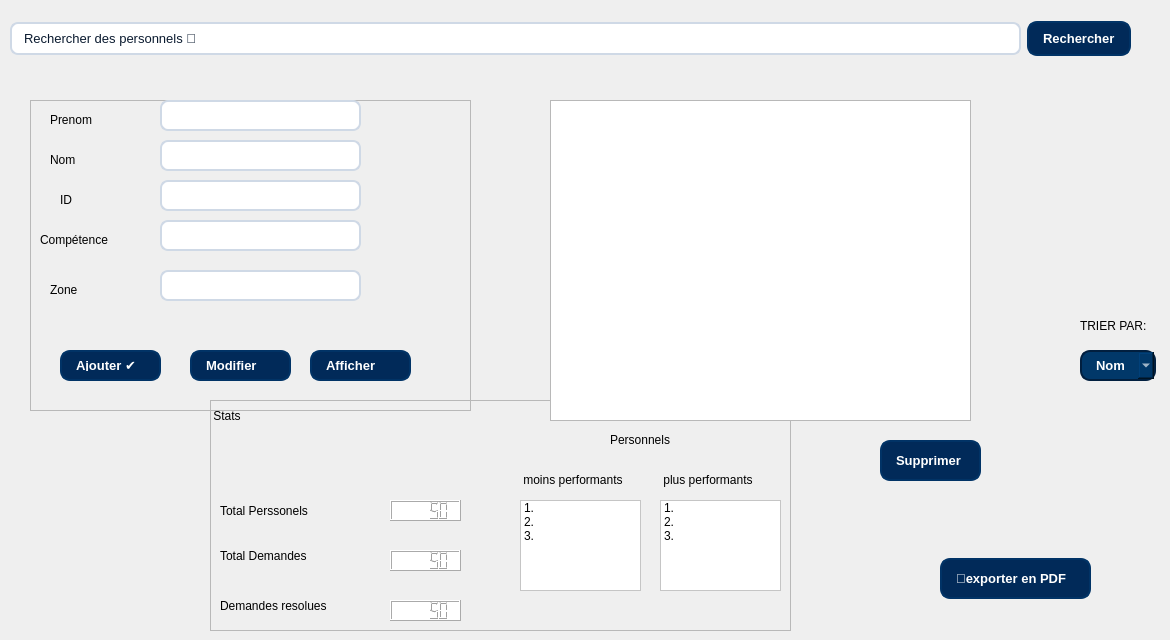
      <widget class="QWidget" name="page_14">
       <widget class="QWidget" name="horizontalLayoutWidget_10">
        <property name="geometry">
         <rect>
          <x>10</x>
          <y>0</y>
          <width>1121</width>
          <height>77</height>
         </rect>
        </property>
        <layout class="QHBoxLayout" name="horizontalLayout_10">
         <item>
          <widget class="QLineEdit" name="lineEdit_19">
           <property name="styleSheet">
            <string notr="true">QLineEdit {
    background-color: #ffffff;
    border: 1.5px solid #cfd9e6;
    border-radius: 8px;
    padding: 6px 10px;
    font-size: 13px;
    color: #0a1a2f;
    selection-background-color: #c7e0ff;
    selection-color: #000000;
}

/* Focused (when user clicks or types) */
QLineEdit:focus {
    border: 2px solid #0078d7;          /* Modern blue accent */
    background-color: #ffffff;
    outline: none;
}

/* Hover effect */
QLineEdit:hover {
    border: 1.5px solid #9bbadf;
}

/* Disabled (grayed-out field) */
QLineEdit:disabled {
    background-color: #f0f3f6;
    color: #8c8c8c;
    border: 1px solid #d0d6df;
}

/* Placeholder text style */
QLineEdit::placeholder {
    color: #a0a9b8;
    font-style: italic;
}

/* Optional subtle shadow for depth */
QLineEdit {
    box-shadow: 0 0 3px rgba(0, 0, 0, 0.1);
}</string>
           </property>
           <property name="text">
            <string>Rechercher des personnels 🔎</string>
           </property>
          </widget>
         </item>
         <item>
          <widget class="QPushButton" name="pushButton_40">
           <property name="styleSheet">
            <string notr="true">/* ==== BUTTONS STYLE ==== */
QPushButton {
    background-color: #012a59;
    color: #ffffff;
    border: 2px solid #013366;
    border-radius: 10px;
    padding: 8px 14px;
    font-size: 13px;
    font-weight: 500;
    text-align: left;
    transition: all 0.3s ease-in-out;
}

QPushButton:hover {
    background-color: #024b8a;
    border-color: #025aa5;
}

QPushButton:pressed {
    background-color: #013869;
    border-color: #011f3f;
}
</string>
           </property>
           <property name="text">
            <string>Rechercher</string>
           </property>
          </widget>
         </item>
        </layout>
       </widget>
       <widget class="QFrame" name="frame_3">
        <property name="geometry">
         <rect>
          <x>30</x>
          <y>100</y>
          <width>441</width>
          <height>311</height>
         </rect>
        </property>
        <property name="styleSheet">
         <string notr="true">/* Form Box */
.form-fiche {
    flex: 1; /* Takes 1/3 of the container width */
    background-color: #f4f7fb; /* Light background for contrast */
    padding: 25px 20px; /* Inner spacing */
    border-radius: 12px; /* Rounded corners */
    box-shadow: 0 4px 12px rgba(0, 0, 0, 0.1); /* Soft shadow for depth */
    transition: transform 0.2s ease, box-shadow 0.2s ease;
}

.form-fiche:hover {
    transform: translateY(-2px); /* Slight lift on hover */
    box-shadow: 0 6px 15px rgba(0, 0, 0, 0.15); /* Stronger shadow */
}

.form-fiche h3 {
    margin-top: 0;
    margin-bottom: 20px;
    font-size: 20px;
    font-weight: 600;
    color: #003366;
}

.form-fiche label {
    display: block;
    font-weight: 500;
    margin-bottom: 6px;
    color: #003366;
}

.form-fiche input {
    width: 100%;
    padding: 10px;
    margin-bottom: 15px;
    border: 1px solid #003366;
    border-radius: 8px;
    background-color: #e6f7ff;
    font-size: 14px;
    transition: border 0.2s ease, box-shadow 0.2s ease;
}

.form-fiche input:focus {
    border-color: #0d3273;
    box-shadow: 0 0 5px rgba(13, 50, 115, 0.5);
    outline: none;
}

.form-fiche button {
    width: 32%;
    margin-right: 5%;
    padding: 10px;
    border: none;
    border-radius: 8px;
    background-color: #0d3273;
    color: white;
    font-weight: 500;
    cursor: pointer;
    transition: background-color 0.2s ease, transform 0.2s ease;
}

.form-fiche button:hover {
    background-color: #004080;
    transform: translateY(-1px);
}

.form-fiche small {
    display: block;
    margin-top: 8px;
    font-size: 12px;
    color: #555;
}</string>
        </property>
        <property name="frameShape">
         <enum>QFrame::Shape::StyledPanel</enum>
        </property>
        <property name="frameShadow">
         <enum>QFrame::Shadow::Raised</enum>
        </property>
        <widget class="QPushButton" name="ajouterperso">
         <property name="geometry">
          <rect>
           <x>30</x>
           <y>250</y>
           <width>101</width>
           <height>31</height>
          </rect>
         </property>
         <property name="styleSheet">
          <string notr="true">/* ==== BUTTONS STYLE ==== */
QPushButton {
    background-color: #012a59;
    color: #ffffff;
    border: 2px solid #013366;
    border-radius: 10px;
    padding: 8px 14px;
    font-size: 13px;
    font-weight: 500;
    text-align: left;
    transition: all 0.3s ease-in-out;
}

QPushButton:hover {
    background-color: #024b8a;
    border-color: #025aa5;
}

QPushButton:pressed {
    background-color: #013869;
    border-color: #011f3f;
}
</string>
         </property>
         <property name="text">
          <string>Ajouter ✔️</string>
         </property>
        </widget>
        <widget class="QPushButton" name="Modifierperso">
         <property name="geometry">
          <rect>
           <x>160</x>
           <y>250</y>
           <width>101</width>
           <height>31</height>
          </rect>
         </property>
         <property name="styleSheet">
          <string notr="true">/* ==== BUTTONS STYLE ==== */
QPushButton {
    background-color: #012a59;
    color: #ffffff;
    border: 2px solid #013366;
    border-radius: 10px;
    padding: 8px 14px;
    font-size: 13px;
    font-weight: 500;
    text-align: left;
    transition: all 0.3s ease-in-out;
}

QPushButton:hover {
    background-color: #024b8a;
    border-color: #025aa5;
}

QPushButton:pressed {
    background-color: #013869;
    border-color: #011f3f;
}
</string>
         </property>
         <property name="text">
          <string>Modifier </string>
         </property>
        </widget>
        <widget class="QPushButton" name="Modifierperso_2">
         <property name="geometry">
          <rect>
           <x>280</x>
           <y>250</y>
           <width>101</width>
           <height>31</height>
          </rect>
         </property>
         <property name="styleSheet">
          <string notr="true">/* ==== BUTTONS STYLE ==== */
QPushButton {
    background-color: #012a59;
    color: #ffffff;
    border: 2px solid #013366;
    border-radius: 10px;
    padding: 8px 14px;
    font-size: 13px;
    font-weight: 500;
    text-align: left;
    transition: all 0.3s ease-in-out;
}

QPushButton:hover {
    background-color: #024b8a;
    border-color: #025aa5;
}

QPushButton:pressed {
    background-color: #013869;
    border-color: #011f3f;
}
</string>
         </property>
         <property name="text">
          <string>Afficher</string>
         </property>
        </widget>
        <widget class="QLineEdit" name="Zone">
         <property name="geometry">
          <rect>
           <x>130</x>
           <y>170</y>
           <width>201</width>
           <height>31</height>
          </rect>
         </property>
         <property name="styleSheet">
          <string notr="true">QLineEdit {
    background-color: #ffffff;
    border: 1.5px solid #cfd9e6;
    border-radius: 8px;
    padding: 6px 10px;
    font-size: 13px;
    color: #0a1a2f;
    selection-background-color: #c7e0ff;
    selection-color: #000000;
}

/* Focused (when user clicks or types) */
QLineEdit:focus {
    border: 2px solid #0078d7;          /* Modern blue accent */
    background-color: #ffffff;
    outline: none;
}

/* Hover effect */
QLineEdit:hover {
    border: 1.5px solid #9bbadf;
}

/* Disabled (grayed-out field) */
QLineEdit:disabled {
    background-color: #f0f3f6;
    color: #8c8c8c;
    border: 1px solid #d0d6df;
}

/* Placeholder text style */
QLineEdit::placeholder {
    color: #a0a9b8;
    font-style: italic;
}

/* Optional subtle shadow for depth */
QLineEdit {
    box-shadow: 0 0 3px rgba(0, 0, 0, 0.1);
}</string>
         </property>
        </widget>
        <widget class="QLabel" name="label_17">
         <property name="geometry">
          <rect>
           <x>20</x>
           <y>180</y>
           <width>63</width>
           <height>20</height>
          </rect>
         </property>
         <property name="styleSheet">
          <string notr="true">font: 10pt &quot;Segoe UI&quot;;</string>
         </property>
         <property name="text">
          <string>Zone</string>
         </property>
        </widget>
        <widget class="QLineEdit" name="competence">
         <property name="geometry">
          <rect>
           <x>130</x>
           <y>120</y>
           <width>201</width>
           <height>31</height>
          </rect>
         </property>
         <property name="styleSheet">
          <string notr="true">QLineEdit {
    background-color: #ffffff;
    border: 1.5px solid #cfd9e6;
    border-radius: 8px;
    padding: 6px 10px;
    font-size: 13px;
    color: #0a1a2f;
    selection-background-color: #c7e0ff;
    selection-color: #000000;
}

/* Focused (when user clicks or types) */
QLineEdit:focus {
    border: 2px solid #0078d7;          /* Modern blue accent */
    background-color: #ffffff;
    outline: none;
}

/* Hover effect */
QLineEdit:hover {
    border: 1.5px solid #9bbadf;
}

/* Disabled (grayed-out field) */
QLineEdit:disabled {
    background-color: #f0f3f6;
    color: #8c8c8c;
    border: 1px solid #d0d6df;
}

/* Placeholder text style */
QLineEdit::placeholder {
    color: #a0a9b8;
    font-style: italic;
}

/* Optional subtle shadow for depth */
QLineEdit {
    box-shadow: 0 0 3px rgba(0, 0, 0, 0.1);
}</string>
         </property>
        </widget>
        <widget class="QLabel" name="label_16">
         <property name="geometry">
          <rect>
           <x>10</x>
           <y>130</y>
           <width>101</width>
           <height>20</height>
          </rect>
         </property>
         <property name="styleSheet">
          <string notr="true">font: 10pt &quot;Segoe UI&quot;;</string>
         </property>
         <property name="text">
          <string>Compétence</string>
         </property>
        </widget>
        <widget class="QLineEdit" name="ID">
         <property name="geometry">
          <rect>
           <x>130</x>
           <y>80</y>
           <width>201</width>
           <height>31</height>
          </rect>
         </property>
         <property name="styleSheet">
          <string notr="true">QLineEdit {
    background-color: #ffffff;
    border: 1.5px solid #cfd9e6;
    border-radius: 8px;
    padding: 6px 10px;
    font-size: 13px;
    color: #0a1a2f;
    selection-background-color: #c7e0ff;
    selection-color: #000000;
}

/* Focused (when user clicks or types) */
QLineEdit:focus {
    border: 2px solid #0078d7;          /* Modern blue accent */
    background-color: #ffffff;
    outline: none;
}

/* Hover effect */
QLineEdit:hover {
    border: 1.5px solid #9bbadf;
}

/* Disabled (grayed-out field) */
QLineEdit:disabled {
    background-color: #f0f3f6;
    color: #8c8c8c;
    border: 1px solid #d0d6df;
}

/* Placeholder text style */
QLineEdit::placeholder {
    color: #a0a9b8;
    font-style: italic;
}

/* Optional subtle shadow for depth */
QLineEdit {
    box-shadow: 0 0 3px rgba(0, 0, 0, 0.1);
}</string>
         </property>
        </widget>
        <widget class="QLabel" name="label_15">
         <property name="geometry">
          <rect>
           <x>30</x>
           <y>90</y>
           <width>63</width>
           <height>20</height>
          </rect>
         </property>
         <property name="styleSheet">
          <string notr="true">font: 10pt &quot;Segoe UI&quot;;</string>
         </property>
         <property name="text">
          <string>ID</string>
         </property>
        </widget>
        <widget class="QLineEdit" name="Nom">
         <property name="geometry">
          <rect>
           <x>130</x>
           <y>40</y>
           <width>201</width>
           <height>31</height>
          </rect>
         </property>
         <property name="styleSheet">
          <string notr="true">QLineEdit {
    background-color: #ffffff;
    border: 1.5px solid #cfd9e6;
    border-radius: 8px;
    padding: 6px 10px;
    font-size: 13px;
    color: #0a1a2f;
    selection-background-color: #c7e0ff;
    selection-color: #000000;
}

/* Focused (when user clicks or types) */
QLineEdit:focus {
    border: 2px solid #0078d7;          /* Modern blue accent */
    background-color: #ffffff;
    outline: none;
}

/* Hover effect */
QLineEdit:hover {
    border: 1.5px solid #9bbadf;
}

/* Disabled (grayed-out field) */
QLineEdit:disabled {
    background-color: #f0f3f6;
    color: #8c8c8c;
    border: 1px solid #d0d6df;
}

/* Placeholder text style */
QLineEdit::placeholder {
    color: #a0a9b8;
    font-style: italic;
}

/* Optional subtle shadow for depth */
QLineEdit {
    box-shadow: 0 0 3px rgba(0, 0, 0, 0.1);
}</string>
         </property>
        </widget>
        <widget class="QLabel" name="label_14">
         <property name="geometry">
          <rect>
           <x>20</x>
           <y>50</y>
           <width>63</width>
           <height>20</height>
          </rect>
         </property>
         <property name="styleSheet">
          <string notr="true">font: 10pt &quot;Segoe UI&quot;;</string>
         </property>
         <property name="text">
          <string>Nom</string>
         </property>
        </widget>
        <widget class="QLineEdit" name="prenom">
         <property name="geometry">
          <rect>
           <x>130</x>
           <y>0</y>
           <width>201</width>
           <height>31</height>
          </rect>
         </property>
         <property name="styleSheet">
          <string notr="true">QLineEdit {
    background-color: #ffffff;
    border: 1.5px solid #cfd9e6;
    border-radius: 8px;
    padding: 6px 10px;
    font-size: 13px;
    color: #0a1a2f;
    selection-background-color: #c7e0ff;
    selection-color: #000000;
}

/* Focused (when user clicks or types) */
QLineEdit:focus {
    border: 2px solid #0078d7;          /* Modern blue accent */
    background-color: #ffffff;
    outline: none;
}

/* Hover effect */
QLineEdit:hover {
    border: 1.5px solid #9bbadf;
}

/* Disabled (grayed-out field) */
QLineEdit:disabled {
    background-color: #f0f3f6;
    color: #8c8c8c;
    border: 1px solid #d0d6df;
}

/* Placeholder text style */
QLineEdit::placeholder {
    color: #a0a9b8;
    font-style: italic;
}

/* Optional subtle shadow for depth */
QLineEdit {
    box-shadow: 0 0 3px rgba(0, 0, 0, 0.1);
}</string>
         </property>
        </widget>
        <widget class="QLabel" name="label_131">
         <property name="geometry">
          <rect>
           <x>20</x>
           <y>10</y>
           <width>63</width>
           <height>20</height>
          </rect>
         </property>
         <property name="styleSheet">
          <string notr="true">font: 10pt &quot;Segoe UI&quot;;</string>
         </property>
         <property name="text">
          <string>Prenom</string>
         </property>
        </widget>
       </widget>
       <widget class="QFrame" name="frame_4">
        <property name="geometry">
         <rect>
          <x>210</x>
          <y>400</y>
          <width>581</width>
          <height>231</height>
         </rect>
        </property>
        <property name="styleSheet">
         <string notr="true">/* Form Box */
.form-fiche {
    flex: 1; /* Takes 1/3 of the container width */
    background-color: #f4f7fb; /* Light background for contrast */
    padding: 25px 20px; /* Inner spacing */
    border-radius: 12px; /* Rounded corners */
    box-shadow: 0 4px 12px rgba(0, 0, 0, 0.1); /* Soft shadow for depth */
    transition: transform 0.2s ease, box-shadow 0.2s ease;
}

.form-fiche:hover {
    transform: translateY(-2px); /* Slight lift on hover */
    box-shadow: 0 6px 15px rgba(0, 0, 0, 0.15); /* Stronger shadow */
}

.form-fiche h3 {
    margin-top: 0;
    margin-bottom: 20px;
    font-size: 20px;
    font-weight: 600;
    color: #003366;
}

.form-fiche label {
    display: block;
    font-weight: 500;
    margin-bottom: 6px;
    color: #003366;
}

.form-fiche input {
    width: 100%;
    padding: 10px;
    margin-bottom: 15px;
    border: 1px solid #003366;
    border-radius: 8px;
    background-color: #e6f7ff;
    font-size: 14px;
    transition: border 0.2s ease, box-shadow 0.2s ease;
}

.form-fiche input:focus {
    border-color: #0d3273;
    box-shadow: 0 0 5px rgba(13, 50, 115, 0.5);
    outline: none;
}

.form-fiche button {
    width: 32%;
    margin-right: 5%;
    padding: 10px;
    border: none;
    border-radius: 8px;
    background-color: #0d3273;
    color: white;
    font-weight: 500;
    cursor: pointer;
    transition: background-color 0.2s ease, transform 0.2s ease;
}

.form-fiche button:hover {
    background-color: #004080;
    transform: translateY(-1px);
}

.form-fiche small {
    display: block;
    margin-top: 8px;
    font-size: 12px;
    color: #555;
}</string>
        </property>
        <property name="frameShape">
         <enum>QFrame::Shape::StyledPanel</enum>
        </property>
        <property name="frameShadow">
         <enum>QFrame::Shadow::Raised</enum>
        </property>
        <widget class="QLCDNumber" name="lcdNumber_16">
         <property name="geometry">
          <rect>
           <x>180</x>
           <y>100</y>
           <width>71</width>
           <height>21</height>
          </rect>
         </property>
         <property name="styleSheet">
          <string notr="true">background-color: rgb(255, 255, 255);</string>
         </property>
         <property name="intValue" stdset="0">
          <number>50</number>
         </property>
        </widget>
        <widget class="QLabel" name="label_59">
         <property name="geometry">
          <rect>
           <x>10</x>
           <y>140</y>
           <width>211</width>
           <height>31</height>
          </rect>
         </property>
         <property name="styleSheet">
          <string notr="true">font: 10pt &quot;Segoe UI&quot;;
color: rgb(0, 0, 0);</string>
         </property>
         <property name="text">
          <string>Total Demandes</string>
         </property>
        </widget>
        <widget class="QLabel" name="label_65">
         <property name="geometry">
          <rect>
           <x>10</x>
           <y>90</y>
           <width>211</width>
           <height>41</height>
          </rect>
         </property>
         <property name="styleSheet">
          <string notr="true">font: 10pt &quot;Segoe UI&quot;;
color: rgb(0, 0, 0);</string>
         </property>
         <property name="text">
          <string>Total Perssonels</string>
         </property>
        </widget>
        <widget class="QLabel" name="label_63">
         <property name="geometry">
          <rect>
           <x>450</x>
           <y>70</y>
           <width>121</width>
           <height>20</height>
          </rect>
         </property>
         <property name="styleSheet">
          <string notr="true"/>
         </property>
         <property name="text">
          <string> plus performants</string>
         </property>
        </widget>
        <widget class="QListWidget" name="listWidget_7">
         <property name="geometry">
          <rect>
           <x>450</x>
           <y>100</y>
           <width>121</width>
           <height>91</height>
          </rect>
         </property>
         <property name="styleSheet">
          <string notr="true">background-color: rgb(255, 255, 255);</string>
         </property>
         <item>
          <property name="text">
           <string>1.</string>
          </property>
         </item>
         <item>
          <property name="text">
           <string>2.</string>
          </property>
         </item>
         <item>
          <property name="text">
           <string>3.</string>
          </property>
         </item>
        </widget>
        <widget class="QListWidget" name="listWidget_6">
         <property name="geometry">
          <rect>
           <x>310</x>
           <y>100</y>
           <width>121</width>
           <height>91</height>
          </rect>
         </property>
         <property name="styleSheet">
          <string notr="true">background-color: rgb(255, 255, 255);</string>
         </property>
         <item>
          <property name="text">
           <string>1.</string>
          </property>
         </item>
         <item>
          <property name="text">
           <string>2.</string>
          </property>
         </item>
         <item>
          <property name="text">
           <string>3.</string>
          </property>
         </item>
        </widget>
        <widget class="QLabel" name="label_95">
         <property name="geometry">
          <rect>
           <x>310</x>
           <y>70</y>
           <width>131</width>
           <height>20</height>
          </rect>
         </property>
         <property name="styleSheet">
          <string notr="true"/>
         </property>
         <property name="text">
          <string> moins performants</string>
         </property>
        </widget>
        <widget class="QLabel" name="label_35">
         <property name="geometry">
          <rect>
           <x>0</x>
           <y>0</y>
           <width>121</width>
           <height>31</height>
          </rect>
         </property>
         <property name="styleSheet">
          <string notr="true">color: rgb(0, 0, 0);
font: 19pt &quot;SimSun-ExtB&quot;;
</string>
         </property>
         <property name="text">
          <string> Stats</string>
         </property>
        </widget>
        <widget class="QLabel" name="label_18">
         <property name="geometry">
          <rect>
           <x>10</x>
           <y>190</y>
           <width>161</width>
           <height>31</height>
          </rect>
         </property>
         <property name="styleSheet">
          <string notr="true">font: 10pt &quot;Segoe UI&quot;;
color: rgb(0, 0, 0);</string>
         </property>
         <property name="text">
          <string>Demandes resolues</string>
         </property>
        </widget>
        <widget class="QLCDNumber" name="lcdNumber_17">
         <property name="geometry">
          <rect>
           <x>180</x>
           <y>150</y>
           <width>71</width>
           <height>21</height>
          </rect>
         </property>
         <property name="styleSheet">
          <string notr="true">background-color: rgb(255, 255, 255);</string>
         </property>
         <property name="intValue" stdset="0">
          <number>50</number>
         </property>
        </widget>
        <widget class="QLCDNumber" name="lcdNumber_18">
         <property name="geometry">
          <rect>
           <x>180</x>
           <y>200</y>
           <width>71</width>
           <height>21</height>
          </rect>
         </property>
         <property name="styleSheet">
          <string notr="true">background-color: rgb(255, 255, 255);</string>
         </property>
         <property name="intValue" stdset="0">
          <number>50</number>
         </property>
        </widget>
        <widget class="QLabel" name="label_104">
         <property name="geometry">
          <rect>
           <x>400</x>
           <y>30</y>
           <width>91</width>
           <height>20</height>
          </rect>
         </property>
         <property name="styleSheet">
          <string notr="true">font: 11pt &quot;Segoe UI&quot;;</string>
         </property>
         <property name="text">
          <string>Personnels</string>
         </property>
        </widget>
       </widget>
       <widget class="QPushButton" name="pushButton_18">
        <property name="geometry">
         <rect>
          <x>940</x>
          <y>558</y>
          <width>151</width>
          <height>41</height>
         </rect>
        </property>
        <property name="styleSheet">
         <string notr="true">/* ==== BUTTONS STYLE ==== */
QPushButton {
    background-color: #012a59;
    color: #ffffff;
    border: 2px solid #013366;
    border-radius: 10px;
    padding: 8px 14px;
    font-size: 13px;
    font-weight: 500;
    text-align: left;
    transition: all 0.3s ease-in-out;
}

QPushButton:hover {
    background-color: #024b8a;
    border-color: #025aa5;
}

QPushButton:pressed {
    background-color: #013869;
    border-color: #011f3f;
}
</string>
        </property>
        <property name="text">
         <string>💾exporter en PDF</string>
        </property>
       </widget>
       <widget class="QComboBox" name="comboBox_10">
        <property name="geometry">
         <rect>
          <x>1080</x>
          <y>350</y>
          <width>76</width>
          <height>31</height>
         </rect>
        </property>
        <property name="styleSheet">
         <string notr="true">
    background-color: #012a59;
    color: #ffffff;
    border: 2px solid #013366;
    border-radius: 10px;
    padding: 8px 14px;
    font-size: 13px;
    font-weight: 500;
    text-align: left;
    transition: all 0.3s ease-in-out;

    background-color: #024b8a;


    background-color: #013869;
    border-color: #011f3f;

</string>
        </property>
        <item>
         <property name="text">
          <string>Nom</string>
         </property>
        </item>
        <item>
         <property name="text">
          <string>ID</string>
         </property>
        </item>
        <item>
         <property name="text">
          <string>Compétence</string>
         </property>
        </item>
        <item>
         <property name="text">
          <string>Zone</string>
         </property>
        </item>
       </widget>
       <widget class="QLabel" name="label_64">
        <property name="geometry">
         <rect>
          <x>1080</x>
          <y>310</y>
          <width>81</width>
          <height>31</height>
         </rect>
        </property>
        <property name="styleSheet">
         <string notr="true">font: 10pt &quot;Segoe UI&quot;;
color: rgb(0, 0, 0);</string>
        </property>
        <property name="text">
         <string>TRIER PAR:</string>
        </property>
       </widget>
       <widget class="QPushButton" name="Supprimerperso">
        <property name="geometry">
         <rect>
          <x>880</x>
          <y>440</y>
          <width>101</width>
          <height>41</height>
         </rect>
        </property>
        <property name="styleSheet">
         <string notr="true">/* ==== BUTTONS STYLE ==== */
QPushButton {
    background-color: #012a59;
    color: #ffffff;
    border: 2px solid #013366;
    border-radius: 10px;
    padding: 8px 14px;
    font-size: 13px;
    font-weight: 500;
    text-align: left;
    transition: all 0.3s ease-in-out;
}

QPushButton:hover {
    background-color: #024b8a;
    border-color: #025aa5;
}

QPushButton:pressed {
    background-color: #013869;
    border-color: #011f3f;
}
</string>
        </property>
        <property name="text">
         <string>Supprimer</string>
        </property>
       </widget>
       <widget class="QTableView" name="tableView_personel">
        <property name="geometry">
         <rect>
          <x>550</x>
          <y>100</y>
          <width>421</width>
          <height>321</height>
         </rect>
        </property>
       </widget>
       <zorder>frame_4</zorder>
       <zorder>frame_3</zorder>
       <zorder>horizontalLayoutWidget_10</zorder>
       <zorder>pushButton_18</zorder>
       <zorder>comboBox_10</zorder>
       <zorder>label_64</zorder>
       <zorder>Supprimerperso</zorder>
       <zorder>tableView_personel</zorder>
      </widget>
